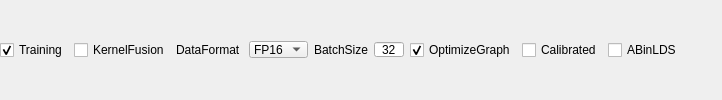
                   <widget class="QWidget" name="pageGeneral">
                    <layout class="QHBoxLayout" name="horizontalLayout_3">
                     <property name="spacing">
                      <number>6</number>
                     </property>
                     <property name="leftMargin">
                      <number>0</number>
                     </property>
                     <property name="topMargin">
                      <number>0</number>
                     </property>
                     <property name="rightMargin">
                      <number>0</number>
                     </property>
                     <property name="bottomMargin">
                      <number>0</number>
                     </property>
                     <item>
                      <widget class="QCheckBox" name="chBoxTraining">
                       <property name="sizePolicy">
                        <sizepolicy hsizetype="Fixed" vsizetype="Fixed">
                         <horstretch>0</horstretch>
                         <verstretch>0</verstretch>
                        </sizepolicy>
                       </property>
                       <property name="toolTip">
                        <string>&lt;html&gt;&lt;head/&gt;&lt;body&gt;&lt;p&gt;Keyword: Training&lt;/p&gt;&lt;p&gt;When Disabled, MIMS evaluates only forward pass.&lt;/p&gt;&lt;/body&gt;&lt;/html&gt;</string>
                       </property>
                       <property name="text">
                        <string>Training</string>
                       </property>
                       <property name="checked">
                        <bool>true</bool>
                       </property>
                      </widget>
                     </item>
                     <item>
                      <widget class="QCheckBox" name="chBoxFusion">
                       <property name="sizePolicy">
                        <sizepolicy hsizetype="Fixed" vsizetype="Fixed">
                         <horstretch>0</horstretch>
                         <verstretch>0</verstretch>
                        </sizepolicy>
                       </property>
                       <property name="toolTip">
                        <string>&lt;html&gt;&lt;head/&gt;&lt;body&gt;&lt;p&gt;Keyword: KernelFusion&lt;/p&gt;&lt;p&gt;When enabled, the some layers are fused to the previous layers.&lt;/p&gt;&lt;p&gt;Partial fusion is not implemented in MIMS.&lt;/p&gt;&lt;/body&gt;&lt;/html&gt;</string>
                       </property>
                       <property name="text">
                        <string>KernelFusion</string>
                       </property>
                      </widget>
                     </item>
                     <item>
                      <widget class="QLabel" name="label_2">
                       <property name="toolTip">
                        <string>&lt;html&gt;&lt;head/&gt;&lt;body&gt;&lt;p&gt;Keyword: DataFormat&lt;/p&gt;&lt;/body&gt;&lt;/html&gt;</string>
                       </property>
                       <property name="text">
                        <string>DataFormat </string>
                       </property>
                      </widget>
                     </item>
                     <item>
                      <widget class="QComboBox" name="cBoxDataFormat">
                       <property name="maximumSize">
                        <size>
                         <width>16777215</width>
                         <height>17</height>
                        </size>
                       </property>
                       <property name="toolTip">
                        <string>&lt;html&gt;&lt;head/&gt;&lt;body&gt;&lt;p&gt;Keyword: DataFormat&lt;/p&gt;&lt;p&gt;BF16 is applicable for MI100 only.&lt;/p&gt;&lt;/body&gt;&lt;/html&gt;</string>
                       </property>
                       <item>
                        <property name="text">
                         <string>FP16</string>
                        </property>
                       </item>
                       <item>
                        <property name="text">
                         <string>BF16</string>
                        </property>
                       </item>
                       <item>
                        <property name="text">
                         <string>FP32</string>
                        </property>
                       </item>
                       <item>
                        <property name="text">
                         <string>FP64</string>
                        </property>
                       </item>
                       <item>
                        <property name="text">
                         <string>INT8</string>
                        </property>
                       </item>
                      </widget>
                     </item>
                     <item>
                      <widget class="QLabel" name="label">
                       <property name="toolTip">
                        <string>&lt;html&gt;&lt;head/&gt;&lt;body&gt;&lt;p&gt;Keyword: BatchSize&lt;/p&gt;&lt;/body&gt;&lt;/html&gt;</string>
                       </property>
                       <property name="text">
                        <string>BatchSize</string>
                       </property>
                      </widget>
                     </item>
                     <item>
                      <widget class="QLineEdit" name="txtBatchSize">
                       <property name="sizePolicy">
                        <sizepolicy hsizetype="Preferred" vsizetype="Fixed">
                         <horstretch>0</horstretch>
                         <verstretch>0</verstretch>
                        </sizepolicy>
                       </property>
                       <property name="maximumSize">
                        <size>
                         <width>30</width>
                         <height>15</height>
                        </size>
                       </property>
                       <property name="toolTip">
                        <string>&lt;html&gt;&lt;head/&gt;&lt;body&gt;&lt;p&gt;Keyword: BatchSize&lt;/p&gt;&lt;/body&gt;&lt;/html&gt;</string>
                       </property>
                       <property name="text">
                        <string>32</string>
                       </property>
                       <property name="alignment">
                        <set>Qt::AlignCenter</set>
                       </property>
                      </widget>
                     </item>
                     <item>
                      <widget class="QCheckBox" name="chBoxOptimizeGraph">
                       <property name="toolTip">
                        <string>&lt;html&gt;&lt;head/&gt;&lt;body&gt;&lt;p&gt;Keyword: OptimizeGraph&lt;/p&gt;&lt;p&gt;The graphs are ALWAYS otimized in MIMS :)&lt;/p&gt;&lt;p&gt;Irrespective of this option being enabled/disabled&lt;/p&gt;&lt;/body&gt;&lt;/html&gt;</string>
                       </property>
                       <property name="text">
                        <string>OptimizeGraph</string>
                       </property>
                       <property name="checked">
                        <bool>true</bool>
                       </property>
                      </widget>
                     </item>
                     <item>
                      <widget class="QCheckBox" name="chBoxCalibrated">
                       <property name="toolTip">
                        <string>&lt;html&gt;&lt;head/&gt;&lt;body&gt;&lt;p&gt;Keyword: Calibrated&lt;/p&gt;&lt;/body&gt;&lt;/html&gt;</string>
                       </property>
                       <property name="text">
                        <string>Calibrated</string>
                       </property>
                      </widget>
                     </item>
                     <item>
                      <widget class="QCheckBox" name="chBoxABinLDS">
                       <property name="toolTip">
                        <string>&lt;html&gt;&lt;head/&gt;&lt;body&gt;&lt;p&gt;Keyword: ABinLDS&lt;/p&gt;&lt;p&gt;Pre-requesite -&amp;gt; TOTAL_VGPR_SIZE_PER_CU = 0 (in HW Config)&lt;/p&gt;&lt;p&gt;If TOTAL_VGPR_SIZE_PER_CU == 0 then&lt;/p&gt;&lt;p&gt;----If A+B in LDS only enabled then&lt;/p&gt;&lt;p&gt;--------A and B inputs are in LDS only (Typically used for Vega20)&lt;/p&gt;&lt;p&gt;----else&lt;/p&gt;&lt;p&gt;--------A (and o/p C) stored in VGPRs and B in LDS&lt;/p&gt;&lt;p&gt;else&lt;/p&gt;&lt;p&gt;----A in arch VGPRs, B in LDS and C in accum VGPRs&lt;/p&gt;&lt;/body&gt;&lt;/html&gt;</string>
                       </property>
                       <property name="text">
                        <string>ABinLDS</string>
                       </property>
                      </widget>
                     </item>
                     <item>
                      <spacer name="horizontalSpacer_4">
                       <property name="orientation">
                        <enum>Qt::Horizontal</enum>
                       </property>
                       <property name="sizeHint" stdset="0">
                        <size>
                         <width>40</width>
                         <height>20</height>
                        </size>
                       </property>
                      </spacer>
                     </item>
                    </layout>
                   </widget>
